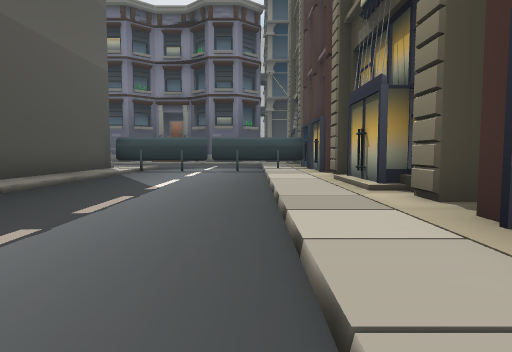
View 1 (above)

24 first-person views from a walk through a scene from a Unity 3-D project. The camera is 1.2 m above the floor, tilts 4° down and sees 75° across. The floor is counted in squares, 2 m on a side. Each view is taken from the middle of a square. On the plan, view 1 faces up. The plan holds only what a view shows up to about 10 squares ahead; the rest is blank. The place goes on beyond the plan. The player character is not drawn. Some surface patterns are stand-ins.

View 2
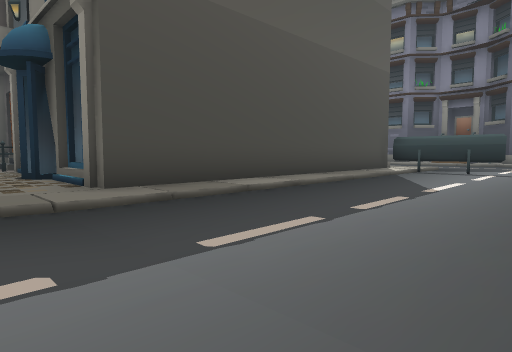

View 3
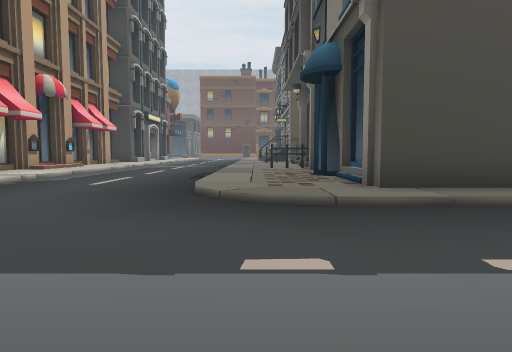

View 4
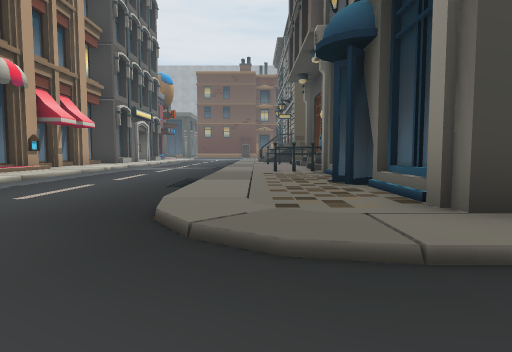

View 5
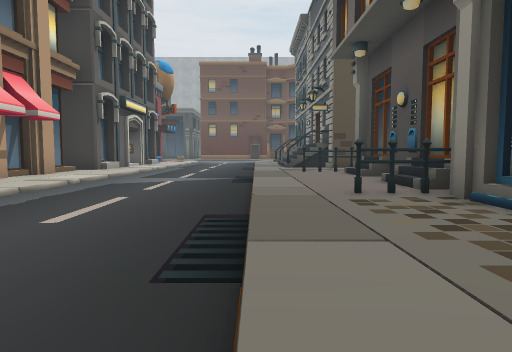

View 6
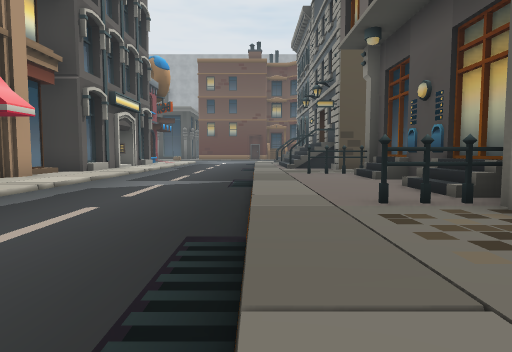

View 7
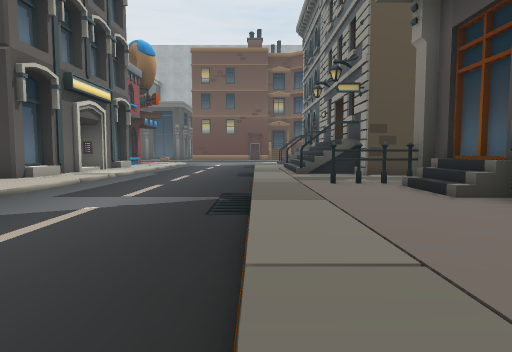

View 8
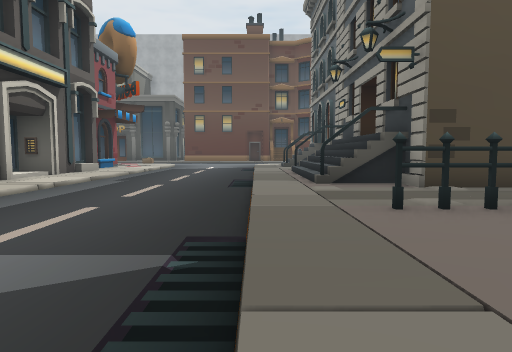

View 9
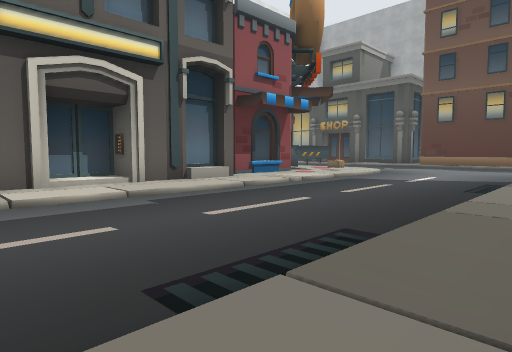

View 10
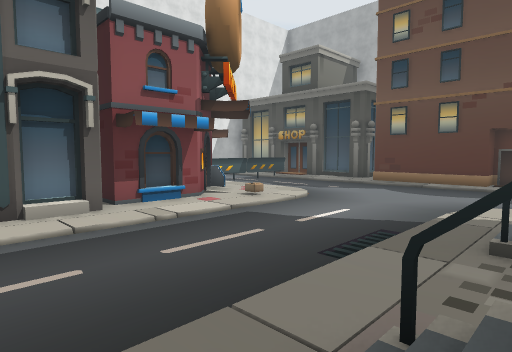

View 11
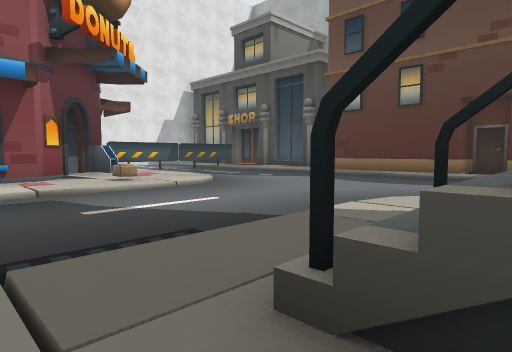

View 12
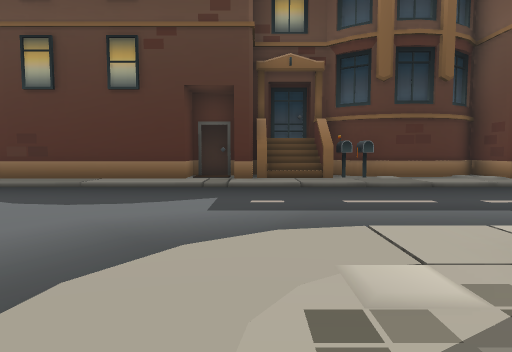

View 13
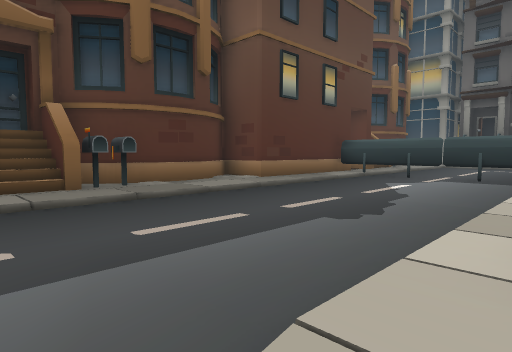

View 14
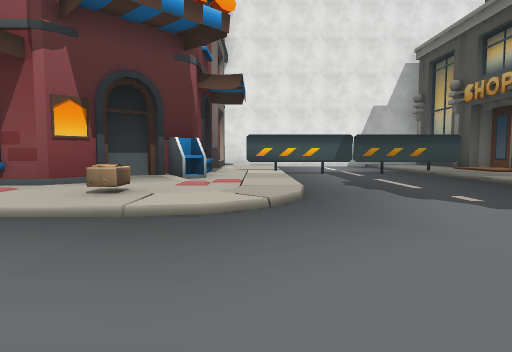

View 15
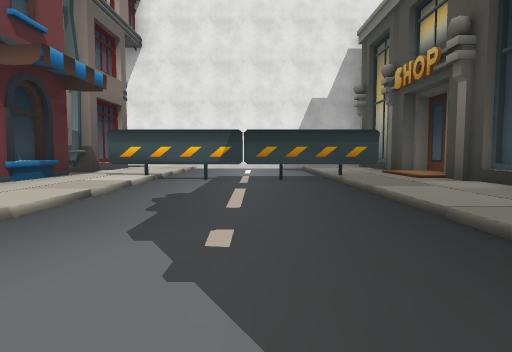

View 16
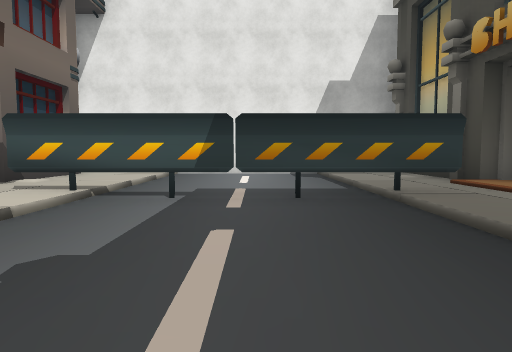

View 17
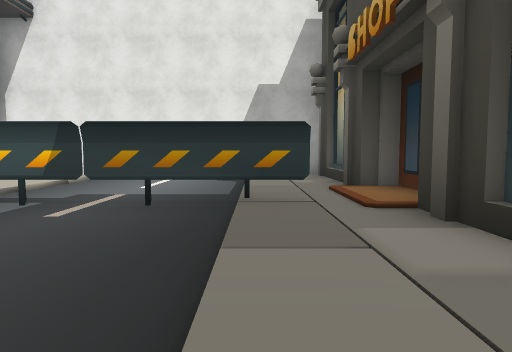

View 18
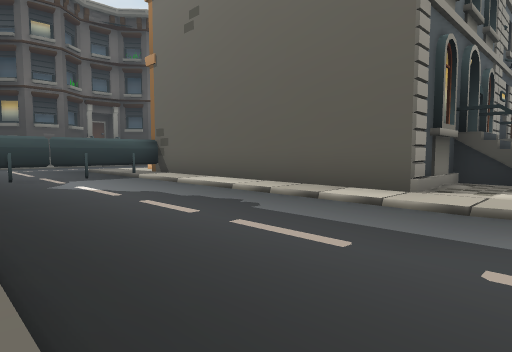

View 19
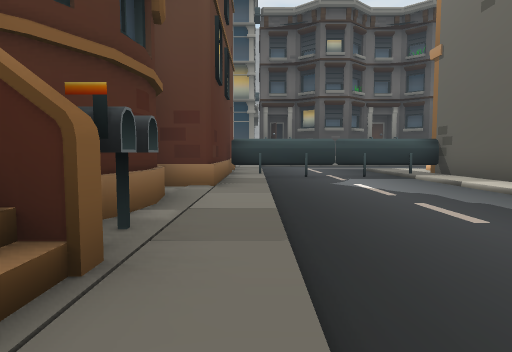

View 20
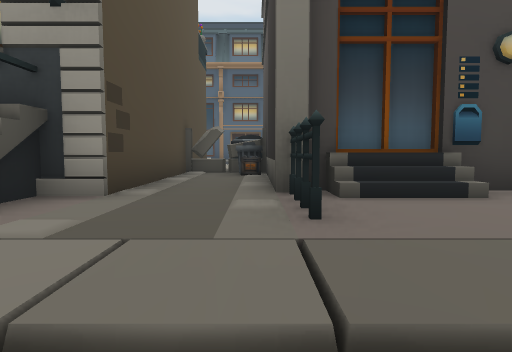

View 21
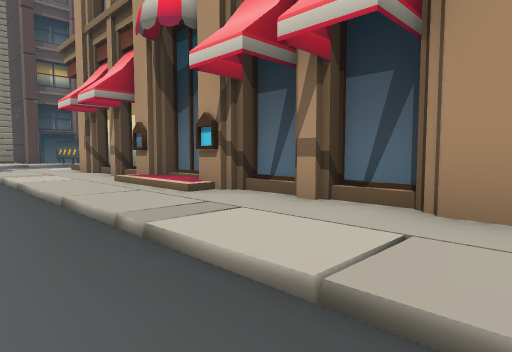

View 22
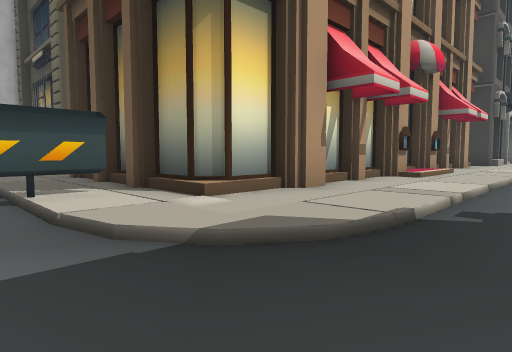

View 23
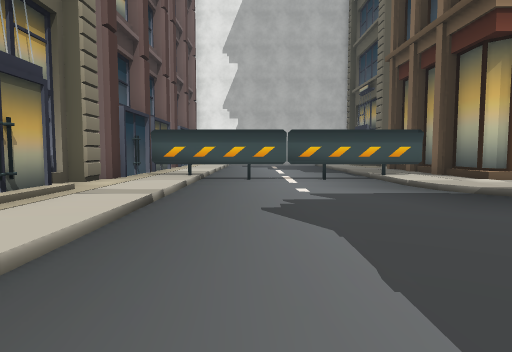

View 24
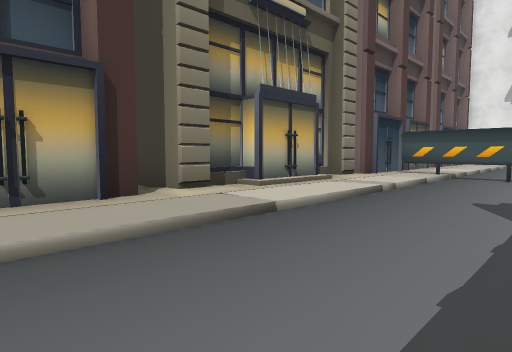

### Floor plan
Key: @ floor where view 1 was taken; # wall or solid block; . main floor; : floor 0.25 m higher than the main floor; / step, stairs or slope; B building; T thing the floor can be seen under or through; F fence; I bin; O other object.
Columns run from 39 left of view 1 to 3 right of it. Each row starts with its distance up from view 1.
 12      ..
 11      ..                             ##
 10   B#TTTT##                        #:.... B
  9   B:..../#                        #/....:B
  8   B/....:#          #O            #:....:B
  7   B:..../#          #OO           #/....:B
  6  BB:....:#          #FI           #:....:B
  5  BB/..../#          # O           #/....:B
  4  BB:..../#          #  #          #:....:B
  3  BB:..../#          #  #####      #:....:B
  2 BBB:..../####  ## ### ://://#######/....:B
  1 BBB:....:::/#::#////: #:::::#::::://....:
  0 BBB:....::://:://///:::::::::::::::/...@:B
 -1  BB/....../////////////////////////.....:B
 -2  BB:....................................:BB
 -3   B:....................................:B
 -4   B:....................................:B
 -5   B:.....//////////////////////////.....:B
 -6   B/....//O///////////////////////:/....:B
 -7   //..../   BB BBBBBBB BBB B BBBBB//....:B
 -8  B::....:                        BB:....TB
 -9  B//....:BB                       BTTTTT:B
-10  B::..../                         B:....:B
-11  B//...TTB                        B:....:B
-12  B:TTTTTTB                        ::
-13  B::....:BB                      B
-14  B::....:B                       B
-15  B::....:B                       B
-16  B :....                         B
-17  #    ###

Positions as (right, up) in squares from view 1, and headings:
1: (0, 0), facing up
2: (0, 0), facing up-left
3: (0, 0), facing left
4: (-2, 0), facing left
5: (-6, -1), facing left
6: (-7, -1), facing left
7: (-10, -1), facing left
8: (-13, -1), facing left
9: (-19, 0), facing down-left
10: (-22, 1), facing down-left
11: (-26, 1), facing down-left
12: (-29, 0), facing left
13: (-31, 0), facing up-left
14: (-31, -2), facing down
15: (-34, -4), facing down
16: (-34, -7), facing down
17: (-36, -7), facing down
18: (-36, 0), facing up-right
19: (-36, 0), facing up
20: (-17, -2), facing up
21: (-16, -4), facing down-right
22: (-3, -4), facing down-left
23: (-1, -1), facing down
24: (-2, 0), facing down-right
